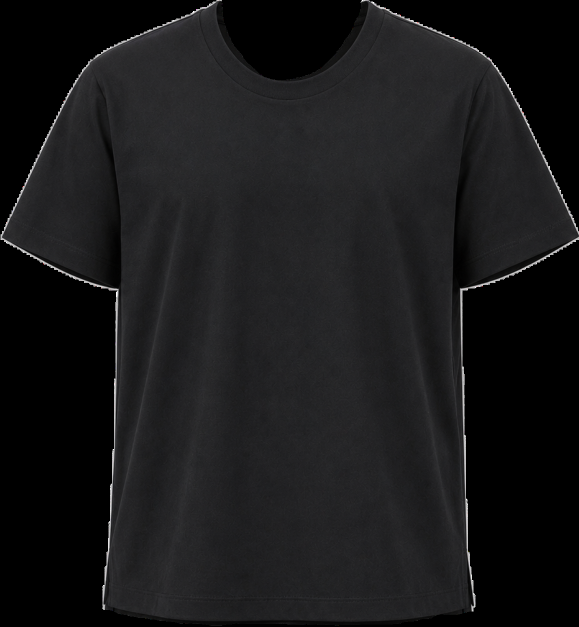
#> input picture fixtures/recorded-video/sources/try-on-silhouette.png, 1158 x 1253 px, given in place of field-recommendation-near-top.jpg, which was not available (shown at 1/2 size); the run also reads 1 picture not shown here
$ python generate-field-recommendation.py
#> lines starting #> are read from the running program, lines starting #| are printed output that depends on the picture
#> in prepare_frame, image is the input picture: shape (1253, 1158, 3); mean B, G, R 25.5, 24.4, 24.5
"""Generate near/far recommendation recordings from authorized field captures.

The source JPEGs are unmodified captures from the physical top and front
cameras.  The generator only corrects the front-camera orientation, applies a
center crop to the managed 16:9/9:16 camera aspect, and resizes into the shared
1080p fixture contract.  Run from the repository root with the locked
environment:

    PYTHONPATH=. python fixtures/recorded-video/generate-field-recommendation.py
"""

from __future__ import annotations

import hashlib
from pathlib import Path

import cv2

from common import FPS, FRONT_FRAME_SIZE, TOP_FRAME_SIZE


ROOT = Path(__file__).resolve().parent
SOURCE_ROOT = ROOT / "sources"
FRAME_COUNT = FPS * 6
DISTANCES = ("near", "far")


def center_crop(image, target_size: tuple[int, int]):
#> called with target_size = (1920, 1080)
    target_width, target_height = target_size
    source_height, source_width = image.shape[:2]
#> source_height = 1253; source_width = 1158
    target_aspect = target_width / target_height
    source_aspect = source_width / source_height
#> source_aspect = 0.924
    if source_aspect > target_aspect:
        crop_width = round(source_height * target_aspect)
        left = (source_width - crop_width) // 2
        return image[:, left : left + crop_width]
    crop_height = round(source_width / target_aspect)
#> crop_height = 651
    top = (source_height - crop_height) // 2
#> top = 301
    return image[top : top + crop_height, :]
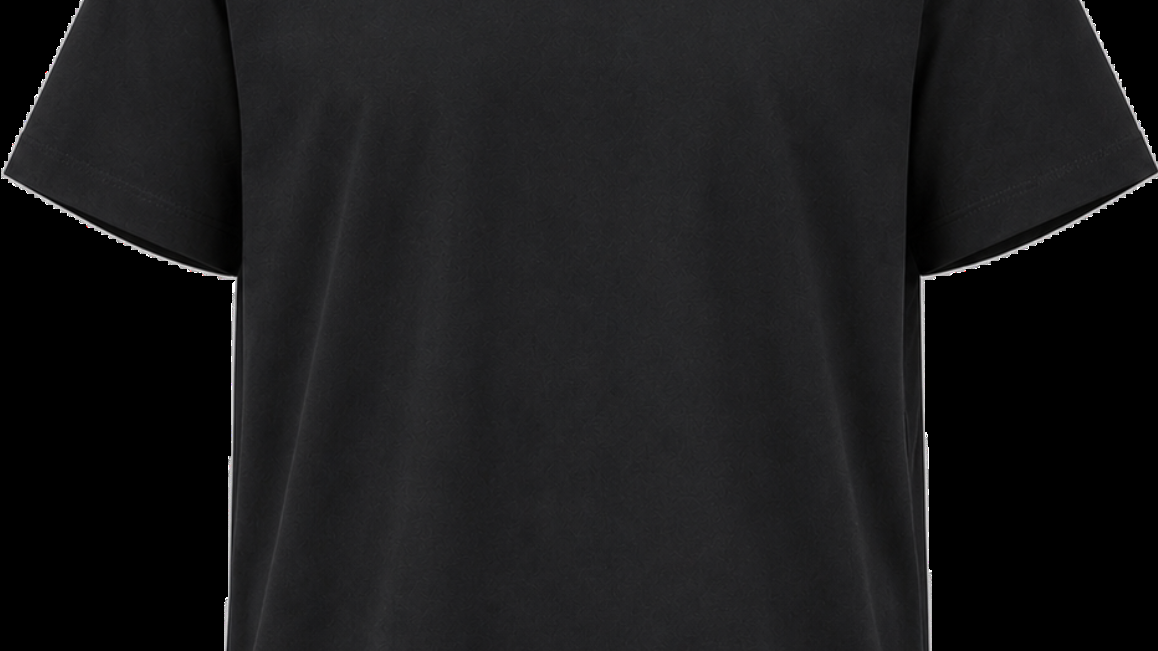
#> returned value: shape (651, 1158, 3); mean of channels 0, 1, 2 27.2, 26, 26.1; drawn as B, G, R


def prepare_frame(source: Path, role: str):
    image = cv2.imread(str(source))
    if image is None:
        raise SystemExit(f"missing field recommendation source: {source}")
    if role == "front":
        image = cv2.rotate(image, cv2.ROTATE_90_COUNTERCLOCKWISE)
        frame_size = FRONT_FRAME_SIZE
    else:
        frame_size = TOP_FRAME_SIZE
    cropped = center_crop(image, frame_size)
    return cv2.resize(cropped, frame_size, interpolation=cv2.INTER_CUBIC)
#> returned value: shape (1080, 1920, 3)


def write_recording(output: Path, frame, frame_size: tuple[int, int]) -> None:
#> called with frame_size = (1920, 1080)
    writer = cv2.VideoWriter(
        str(output), cv2.VideoWriter_fourcc(*"mp4v"), FPS, frame_size
    )
    if not writer.isOpened():
        raise SystemExit(f"could not open recorded-video writer: {output}")
    try:
        for _ in range(FRAME_COUNT):
            writer.write(frame)
    finally:
        writer.release()
    capture = cv2.VideoCapture(str(output))
    ok, decoded = capture.read()
    capture.release()
    if not ok or decoded.shape[:2] != (frame_size[1], frame_size[0]):
        raise SystemExit(f"generated recording cannot be decoded: {output}")


def main() -> None:
    for distance in DISTANCES:
        for role, frame_size in (
            ("top", TOP_FRAME_SIZE),
            ("front", FRONT_FRAME_SIZE),
        ):
            source = SOURCE_ROOT / f"field-recommendation-{distance}-{role}.jpg"
            output = ROOT / f"field-recommendation-{distance}-{role}.mp4"
            write_recording(output, prepare_frame(source, role), frame_size)
            print(
                f"{output.name} sha256="
                f"{hashlib.sha256(output.read_bytes()).hexdigest()}"
            )
#> pass 2 of the loop in main, `for distance in DISTANCES:`:
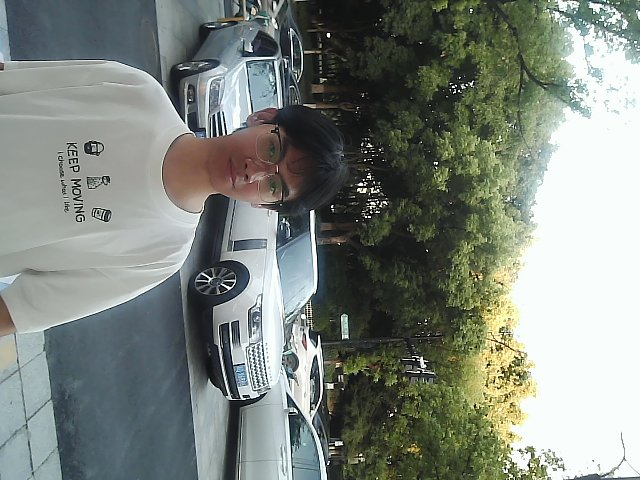
#> input picture fixtures/recorded-video/sources/field-recommendation-far-front.jpg, 640 x 480 px, given in place of field-recommendation-far-top.jpg, which was not available
#> in prepare_frame, image is the input picture: shape (480, 640, 3); mean B, G, R 125.8, 133.1, 126.3
#> in center_crop (call 3), `return image[top : top + crop_height, :]`:
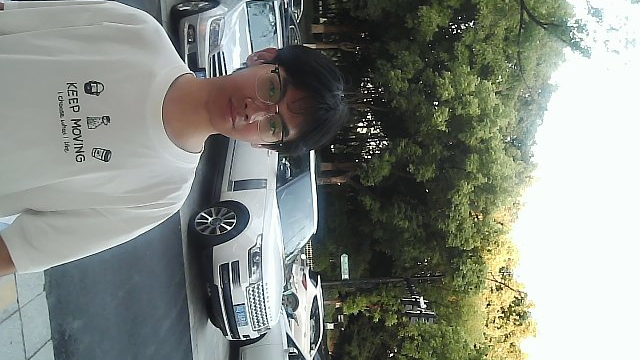
#> returned value: shape (360, 640, 3); mean of channels 0, 1, 2 131, 138.6, 133.3; drawn as B, G, R
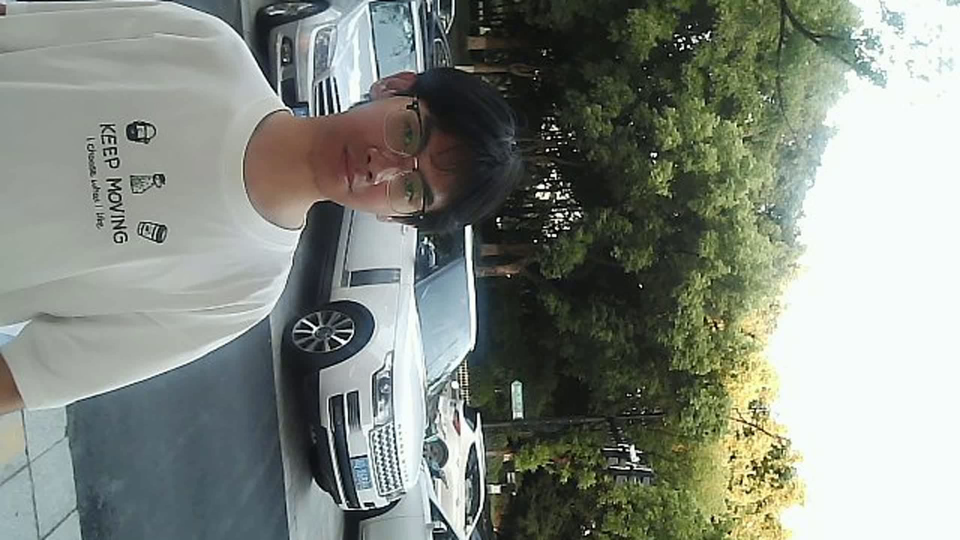
#> input picture frame 3 of fixtures/recorded-video/field-recommendation-far-top.mp4, 1920 x 1080 px (shown at 1/2 size)
#> in write_recording, decoded is the input picture: shape (1080, 1920, 3); mean B, G, R 128.5, 137.1, 130.9


if __name__ == "__main__":
    main()
